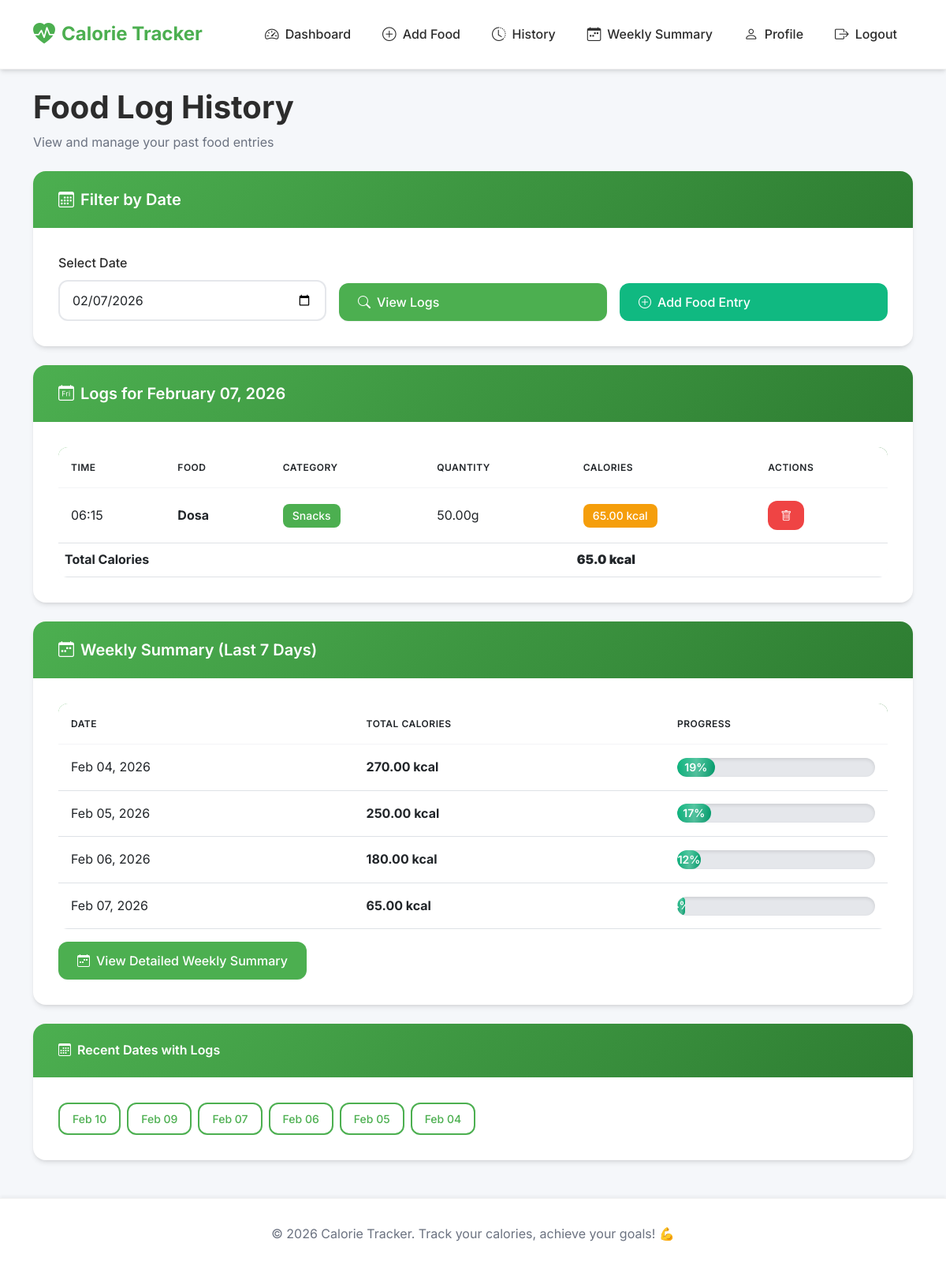
Screenshot of /history/?date=2026-02-07 (signed in) with the database file from the repository.
### tracker/models.py (models this page shows, shortened)
class DailyFoodLog(models.Model):
    user = models.ForeignKey(User, on_delete=models.CASCADE, related_name='food_logs')
    food = models.ForeignKey(Food, on_delete=models.CASCADE, related_name='logs')
    quantity = models.DecimalField(
        max_digits=7,
        decimal_places=2,
        validators=[MinValueValidator(0.01)],
        help_text="Quantity in grams"
    )
    date = models.DateField(default=timezone.now)
    calories = models.DecimalField(
        max_digits=7,
        decimal_places=2,
        help_text="Calculated calories for this entry"
    )
    created_at = models.DateTimeField(auto_now_add=True)
    class Meta:
        verbose_name = "Daily Food Log"
        verbose_name_plural = "Daily Food Logs"
        ordering = ['-date', '-created_at']
        unique_together = ['user', 'food', 'date', 'created_at']  # Allow multiple entries per day

class Food(models.Model):
    CATEGORY_CHOICES = [
        ('dal', 'Dal/Lentils'),
        ('rice', 'Rice'),
        ('roti', 'Roti/Chapati'),
        ('vegetables', 'Vegetables/Sabzi'),
        ('fruits', 'Fruits'),
        ('dairy', 'Dairy Products'),
        ('snacks', 'Snacks'),
        ('beverages', 'Beverages'),
        ('other', 'Other'),
    ]
    name = models.CharField(max_length=200)
    category = models.CharField(max_length=20, choices=CATEGORY_CHOICES)
    calories_per_100g = models.DecimalField(
        max_digits=6,
        decimal_places=2,
        validators=[MinValueValidator(0)],
        help_text="Calories per 100 grams"
    )
    created_at = models.DateTimeField(auto_now_add=True)
    updated_at = models.DateTimeField(auto_now=True)
    class Meta:
        verbose_name = "Food"
        verbose_name_plural = "Foods"
        ordering = ['category', 'name']

### tracker/views.py (the view)
# urls.py: path('history/', views.history, name='history'),
@login_required
def history(request):
    user = request.user
    date_filter = request.GET.get('date', '')
    if date_filter:
        try:
            filter_date = datetime.strptime(date_filter, '%Y-%m-%d').date()
        except ValueError:
            filter_date = timezone.now().date()
    else:
        filter_date = timezone.now().date()
    logs = DailyFoodLog.objects.filter(user=user, date=filter_date).order_by('-created_at')
    total_calories = logs.aggregate(total=Sum('calories'))['total'] or 0
    all_dates = DailyFoodLog.objects.filter(user=user).values_list('date', flat=True).distinct().order_by('-date')
    week_start = filter_date - timedelta(days=6)
    weekly_summary = DailyFoodLog.objects.filter(
        user=user,
        date__range=[week_start, filter_date]
    ).values('date').annotate(
        total_calories=Sum('calories'),
        entry_count=Count('id')
    ).order_by('date')
    context = {
        'logs': logs,
        'total_calories': round(float(total_calories), 2),
        'selected_date': filter_date,
        'all_dates': all_dates[:30],  # Show last 30 dates
        'weekly_summary': list(weekly_summary),
    }
    return render(request, 'tracker/history.html', context)

### tracker/templates/tracker/history.html (shortened to what this page needs)
{% extends 'tracker/base.html' %}
{% block content %}
<div class="page-header mb-4">
    <h1>Food Log History</h1>
    <p>View and manage your past food entries</p>
</div>
<div class="card mb-4">
    <div class="card-header">
        <h5 class="mb-0"><i class="bi bi-calendar3"></i> Filter by Date</h5>
    </div>
    <div class="card-body">
        <form method="get" class="row g-3">
            <div class="col-md-4">
                <label for="date" class="form-label">Select Date</label>
                <input type="date" name="date" id="date" class="form-control" value="{{ selected_date|date:'Y-m-d' }}">
            </div>
            <div class="col-md-4 d-flex align-items-end">
                <button type="submit" class="btn btn-primary w-100">
                    <i class="bi bi-search"></i> View Logs
                </button>
            </div>
            <div class="col-md-4 d-flex align-items-end">
                <a href="{% url 'tracker:add_food' %}" class="btn btn-success w-100">
                    <i class="bi bi-plus-circle"></i> Add Food Entry
                </a>
            </div>
        </form>
    </div>
</div>
<div class="card mb-4">
    <div class="card-header">
        <h5 class="mb-0">
            <i class="bi bi-calendar-day"></i> Logs for {{ selected_date|date:"F d, Y" }}
        </h5>
    </div>
    <div class="card-body">
        {% if logs %}
        <div class="table-responsive">
            <table class="table">
                <thead>
                    <tr>
                        <th>Time</th>
                        <th>Food</th>
                        <th>Category</th>
                        <th>Quantity</th>
                        <th>Calories</th>
                        <th>Actions</th>
                    </tr>
                </thead>
                <tbody>
                    {% for log in logs %}
                    <tr>
                        <td>{{ log.created_at|date:"H:i" }}</td>
                        <td><strong>{{ log.food.name }}</strong></td>
                        <td><span class="badge bg-primary-color text-white">{{ log.food.get_category_display }}</span></td>
                        <td>{{ log.quantity }}g</td>
                        <td><span class="badge bg-warning text-white">{{ log.calories }} kcal</span></td>
                        <td>
                            <form method="post" action="{% url 'tracker:delete_log' log.id %}" style="display: inline;" class="delete-form">
                                <button type="submit" class="btn btn-sm btn-danger delete-btn" onclick="return confirm('Delete this entry?')">
                                    <i class="bi bi-trash"></i>
                                </button>
                            </form>
                        </td>
                    </tr>
                    {% endfor %}
                </tbody>
                <tfoot>
                    <tr style="background-color: #F9FAFB;">
                        <th colspan="4">Total Calories</th>
                        <th><strong>{{ total_calories }} kcal</strong></th>
                        <th></th>
                    </tr>
                </tfoot>
            </table>
        </div>
        {% else %}
        <div class="empty-state">
            <i class="bi bi-inbox"></i>
            <h5>No food entries found</h5>
            <p>No food entries found for this date.</p>
        </div>
        {% endif %}
    </div>
</div>
{% if weekly_summary %}
<div class="card mb-4">
    <div class="card-header">
        <h5 class="mb-0"><i class="bi bi-calendar-week"></i> Weekly Summary (Last 7 Days)</h5>
    </div>
    <div class="card-body">
        <div class="table-responsive">
            <table class="table">
                <thead>
                    <tr>
                        <th>Date</th>
                        <th>Total Calories</th>
                        <th>Progress</th>
                    </tr>
                </thead>
                <tbody>
                    {% for day in weekly_summary %}
                    <tr>
                        <td>{{ day.date|date:"M d, Y" }}</td>
                        <td><strong>{{ day.total_calories|floatformat:2 }} kcal</strong></td>
                        <td>
                            {% if user.profile.daily_calorie_target %}
                            {% widthratio day.total_calories user.profile.daily_calorie_target 100 as progress %}
                            <div class="progress" style="height: 24px;">
                                <div class="progress-bar {% if progress >= 100 %}bg-danger{% elif progress >= 80 %}bg-warning{% else %}bg-success{% endif %}"
                                     style="width: {% if progress > 100 %}100{% else %}{{ progress }}{% endif %}%">
                                    {{ progress|floatformat:0 }}%
                                </div>
                            </div>
                            {% else %}
                            <span class="text-muted">N/A</span>
                            {% endif %}
                        </td>
                    </tr>
                    {% endfor %}
                </tbody>
            </table>
        </div>
        <div class="mt-3">
            <a href="{% url 'tracker:weekly_summary' %}" class="btn btn-primary">
                <i class="bi bi-calendar-week"></i> View Detailed Weekly Summary
            </a>
        </div>
    </div>
</div>
{% endif %}
{% if all_dates %}
<div class="card">
    <div class="card-header">
        <h6 class="mb-0"><i class="bi bi-calendar3"></i> Recent Dates with Logs</h6>
    </div>
    <div class="card-body">
        <div class="d-flex flex-wrap gap-2">
            {% for date in all_dates %}
            <a href="?date={{ date|date:'Y-m-d' }}" class="btn btn-outline-primary btn-sm">
                {{ date|date:"M d" }}
            </a>
            {% endfor %}
        </div>
    </div>
</div>
{% endif %}
{% endblock %}

### rows the page displays
DailyFoodLog: created_at "06:15", food.name "Dosa", food.category "Snacks", quantity "50.00", calories "65.00", date "Feb 07, 2026", total_calories "65.00", {{ progress }} 4 (drawn)

### other values shown
{{ selected_date|date:"F d, Y" }} "February 07, 2026"
{{ total_calories }} "65.0"
{{ day.date|date:"M d, Y" }} "Feb 04, 2026" "Feb 05, 2026" "Feb 06, 2026"
{{ day.total_calories|floatformat:2 }} "270.00" "250.00" "180.00"
{{ progress|floatformat:0 }} "19" "17" "12"
{{ date|date:"M d" }} "Feb 10" "Feb 09" "Feb 07" "Feb 06" "Feb 05" "Feb 04"
